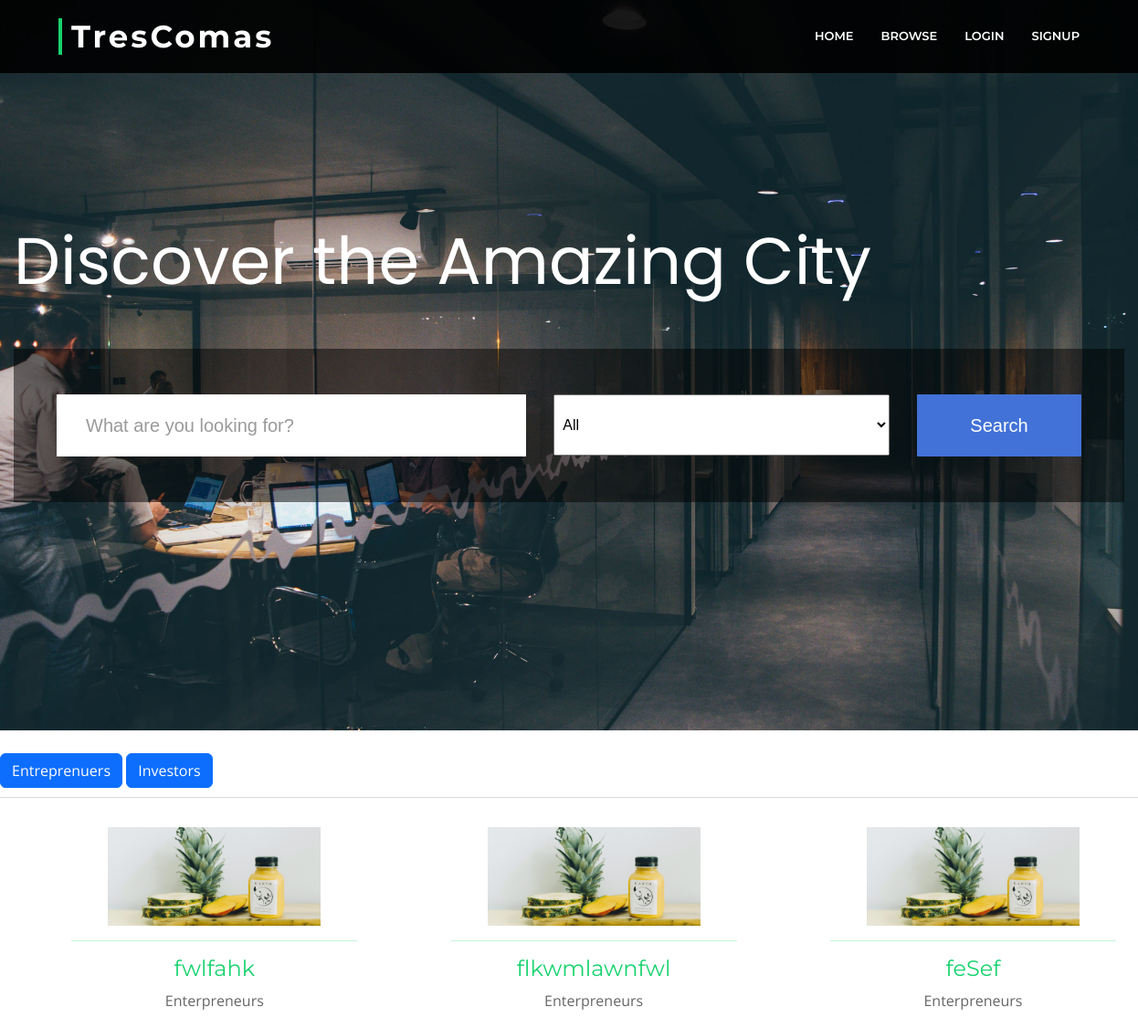
The app's page /browse, older data.
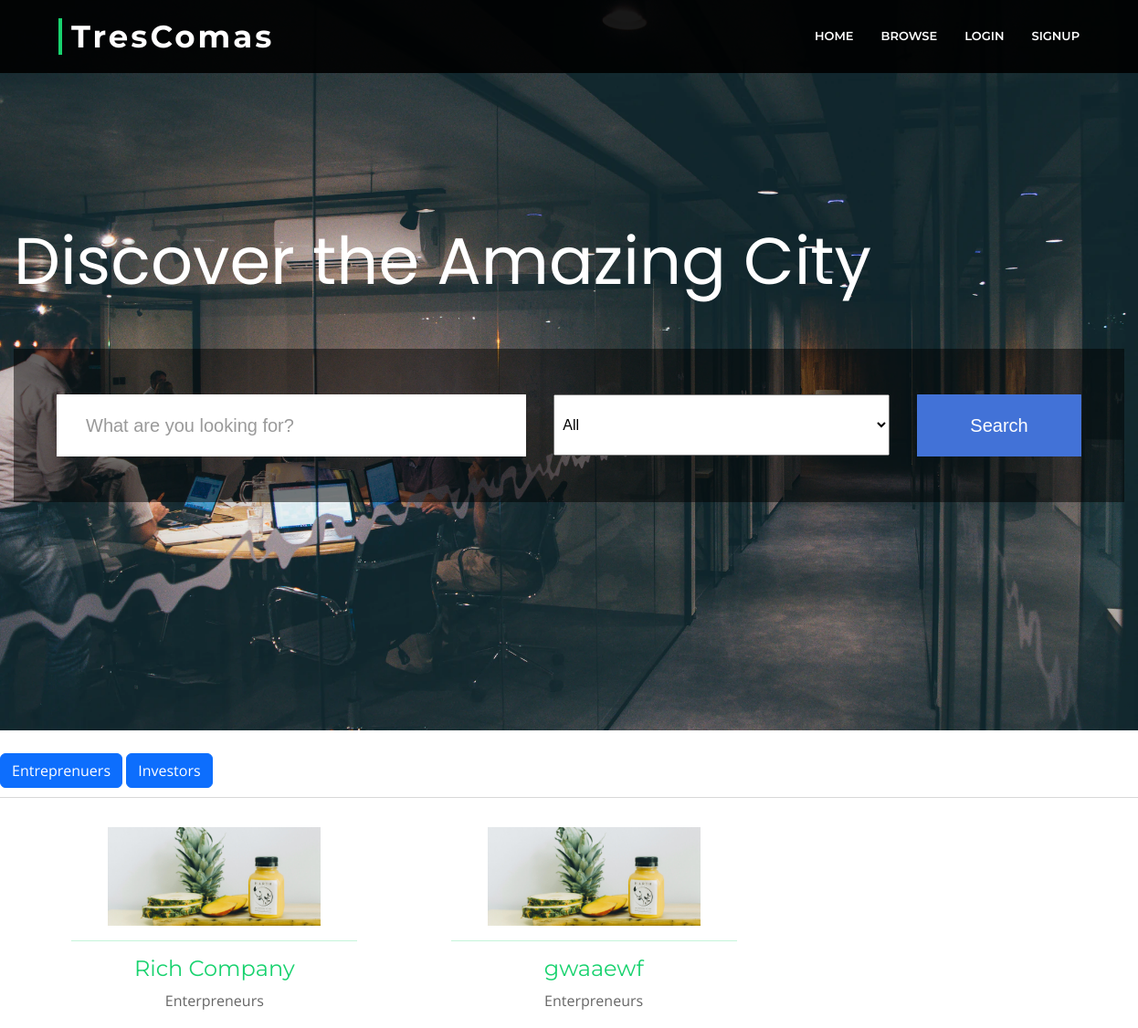
The same page, newer data.
### testx/models.py (models this page shows, shortened)
class Enterp(models.Model):
    user = models.OneToOneField(User, on_delete=models.CASCADE, default=None)
    name = models.CharField(max_length=100)
    username = models.CharField(max_length=100)
    companyname = models.CharField(max_length=100, default="")
    email = models.CharField(max_length=100)
    bplan = models.CharField(max_length=1000, default="Not Shared Yet")
    qpitch = models.CharField(max_length=1000, default="Not Shared Yet")
    cfunds = models.CharField(max_length=1000, default="Not Shared Yet")
    rfunding = models.CharField(max_length=1000, default="Not Shared Yet")
    field = models.CharField(max_length=1000, default="General")
    image = models.ImageField(default='1920-1.jpg')

### testx/views.py (the view, shortened to what this page needs)
# urls.py: path('browse', views.browse, name="browse"),
def browse(request):
    II = Investor.objects.all()
    EE = Enterp.objects.all()
    return render(request, 'browse.html', {'invs': II, 'ents': EE})

### template/browse.html (shortened to what this page needs)
{% load static %}
<!DOCTYPE html>
<html lang="en">
<head>
  <link href="{% static '/vendor/animate.css/animate.min.css' %}" rel="stylesheet">
  <link href="{% static '/vendor/aos/aos.css' %}" rel="stylesheet">
  <link href="{% static '/vendor/bootstrap/css/bootstrap.min.css' %}" rel="stylesheet">
  <link href="{% static '/vendor/bootstrap-icons/bootstrap-icons.css' %}" rel="stylesheet">
  <link href="{% static '/vendor/glightbox/css/glightbox.min.css' %}" rel="stylesheet">
  <link href="{% static '/vendor/swiper/swiper-bundle.min.css' %}" rel="stylesheet">
  <link href="{% static '/css/style.css'%}" rel="stylesheet">
  <link href="{% static 'css/main.css' %}" rel="stylesheet" />
</head>
<body style="overflow-x: hidden;">
  <header id="header" class="fixed-top d-flex align-items-center header">
    <div class="container-fluid">
      <div class="row justify-content-center align-items-center">
        <div class="col-xl-11 d-flex align-items-center justify-content-between">
            <h1 class="logo"><a href="/" >TresComas</a></h1>
          <nav id="navbar" class="navbar">
            <ul>
              <li><a class="nav-link" href="/">Home</a></li>
              <li><a class="nav-link " href="browse">Browse</a></li>
              {% if user.is_authenticated %}
              <li><a class="nav-link " href="/yprofile/{{user.username}}">Your Profile</a></li>
              <li><a class="nav-link " href="/logout">Logout</a></li>
              {% else %}
              <li><a class="nav-link " href="/login">Login</a></li>
              <li><a class="nav-link " href="/signup">Signup</a></li>
              {% endif %}
            </ul>
          </nav>
        </div>
      </div>
    </div>
  </header>
  <div class="s01" style="background: url('/static/img/photo-1541746972996-4e0b0f43e02a.webp'); background-size: cover;">
    <form>
      <fieldset>
        <legend>Discover the Amazing City</legend>
      </fieldset>
      <div class="inner-form">
        <div class="input-field first-wrap">
          <input id="search" name="searchx" type="text" placeholder="What are you looking for?" />
        </div>
        <div class="input-field second-wrap" style="border-radius:20px">
          <select name="filterq" type="text" style="width:100%; height:99%; padding-left: 5px;">
            <option value="all">All</option>
        </select>
        </div>
        <div class="input-field third-wrap">
          <button class="btn-search" type="submit">Search</button>
        </div>
      </div>
    </form>
  </div>
  <div class="row " style="margin-top: 2%; padding-right: 0%;">
    <div class="container justify-content-center align-items-center" >
        <button class="btn btn-primary" onclick="changetoent()">Entreprenuers</button>
        <button class="btn btn-primary" onclick="changetoinv()">Investors</button>
    </div>
    <br/><br/>
    <hr/>
     <div id="showx" class="row">
        {% for m in ents %}
        <div class="col-4 portfolio-item filter-app ">
        <a href="#">
        <div class="portfolio-wrap" style="max-width: 80%; margin-left: 20%;">
        <figure>
            <img src="{{m.image.url}}" class="img-fluid" alt="" />
        </figure>
        <hr/>
        <div class="portfolio-info">
            <h4 align="center"><a href="portfolio-details.html">{{m.companyname}}</a></h4>
            <p align="center" style="line-height: 0%;">Enterpreneurs</p>
        </div>
        </div>
            </a>
        </div>
        {% endfor %}
     </div>
  </div>
</body>
</html>

### static/css/style.css (style rules this page uses)
body { background: #fff; color: #666666; font-family: "Open Sans", sans-serif; }
a { color: #18d26e; transition: 0.5s; text-decoration: none; }
p { padding: 0; margin: 0 0 30px 0; }
h1, h2, h3, h4, h5, h6 { font-family: "Montserrat", sans-serif; font-weight: 400; margin: 0 0 20px 0; padding: 0; }
#header { transition: all 0.5s; z-index: 997; background: rgba(0, 0, 0, 0.9); height: 80px; }
#header .logo { font-size: 34px; margin: 0; padding: 0; font-family: "Montserrat", sans-serif; font-weight: 700; letter-spacing: 3px; padding-left: 10px; border-left: 4px solid #18d26e; }
#header .logo a { color: #fff; }
.navbar { padding: 0; }
.navbar ul { margin: 0; padding: 0; display: flex; list-style: none; align-items: center; }
.navbar li { position: relative; }
.navbar a, .navbar a:focus { display: flex; align-items: center; justify-content: space-between; padding: 10px 0 10px 30px; font-family: "Montserrat", sans-serif; font-size: 13px; font-weight: 600; color: #fff; white-space: nowrap; text-transform: uppercase; transition: 0.3s; }

### static/css/main.css (style rules this page uses)
html { line-height: 1.15; -ms-text-size-adjust: 100%; -webkit-text-size-adjust: 100%; }
body { margin: 0; }
article, aside, footer, header, nav, section { display: block; }
h1 { font-size: 2em; margin: 0.67em 0; }
figcaption, figure, main { display: block; }
figure { margin: 1em 40px; }
hr { box-sizing: content-box; height: 0; overflow: visible; }
a { background-color: transparent; -webkit-text-decoration-skip: objects; }
img { border-style: none; }
button, input, optgroup, select, textarea { font-family: sans-serif; font-size: 100%; line-height: 1.15; margin: 0; }
button, input { overflow: visible; }
button, select { text-transform: none; }
button, html [type="button"], [type="reset"], [type="submit"] { -webkit-appearance: button; }
fieldset { padding: 0.35em 0.75em 0.625em; }
legend { box-sizing: border-box; color: inherit; display: table; max-width: 100%; padding: 0; white-space: normal; }
html { height: 100%; }
fieldset { margin: 0; padding: 0; -webkit-margin-start: 0; -webkit-margin-end: 0; -webkit-padding-before: 0; -webkit-padding-start: 0; -webkit-padding-end: 0; -webkit-padding-after: 0; border: 0; }
legend { margin: 0; padding: 0; display: block; -webkit-padding-start: 0; -webkit-padding-end: 0; }
* { box-sizing: border-box; }
.s01 { min-height: 100vh; display: -ms-flexbox; display: flex; -ms-flex-pack: center; justify-content: center; -ms-flex-align: center; align-items: center; font-family: 'Poppins', sans-serif; background-size: cover; background-position: center center; padding: 15px; }
.s01 form { width: 100%; max-width: 1290px; }
.s01 form legend { font-size: 72px; line-height: 1; color: #fff; margin-bottom: 60px; }
.s01 form .inner-form { background: rgba(0, 0, 0, 0.5); padding: 50px 47px; display: -ms-flexbox; display: flex; width: 100%; -ms-flex-pack: justify; justify-content: space-between; -ms-flex-align: center; align-items: center; }
.s01 form .inner-form .input-field { margin-right: 30px; height: 68px; }
.s01 form .inner-form .input-field input { height: 100%; background: #fff; border-radius: .5px; border: 0; display: block; width: 100%; padding: 10px 32px; font-size: 20px; }
.s01 form .inner-form .input-field.first-wrap { -ms-flex-positive: 1; flex-grow: 1; }
.s01 form .inner-form .input-field.second-wrap { width: 32.77%; min-width: 180px; }
.s01 form .inner-form .input-field.third-wrap { width: 180px; margin-right: 0; }
.s01 form .inner-form .input-field.third-wrap .btn-search { height: 100%; width: 100%; background: #4272d7; white-space: nowrap; border-radius: .5px; font-size: 20px; color: #fff; transition: all .2s ease-out, color .2s ease-out; border: 0; cursor: pointer; }

Row changes from the older to the newer data that the page shows:
removed Enterp: image (picture), companyname "feSef"
changed Enterp: companyname "fwlfahk" → "Rich Company"
changed Enterp: companyname "flkwmlawnfwl" → "gwaaewf"
